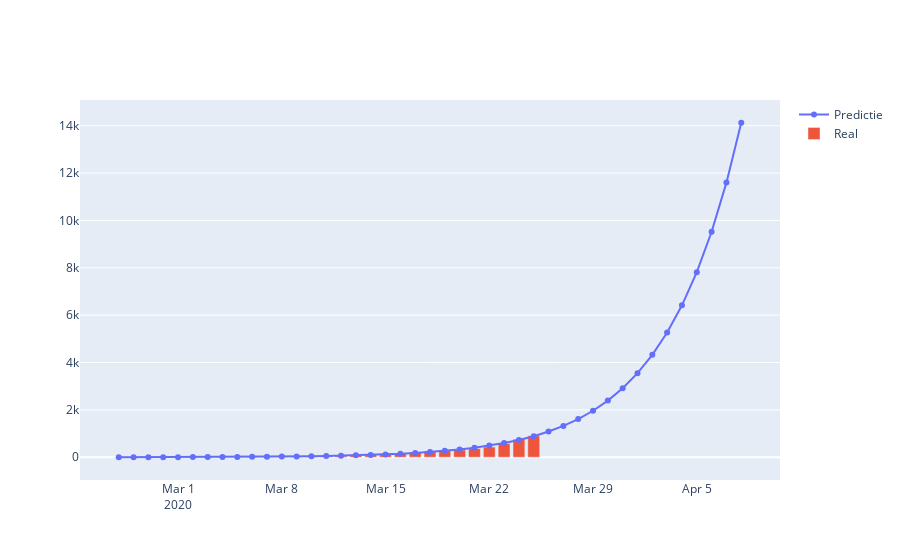

The cell this chart's notebook holds for it:
### Code cell
forward = 14
l = len(pacienti)
x = np.linspace(1, l, l)
y = list(i/10000 for i in pacienti["cumulat"])

popt, pcov = curve_fit(logistic, x, y, maxfev=10000)

yp = pacienti['cumulat']

x2 = np.linspace(1, l+forward, l+forward)
date = pd.date_range(start='26-02-2020', periods=l+forward)

fig = go.Figure(data=[
    go.Scatter(name='Predictie', x=date, y=10000*logistic(x2, *popt), mode='lines+markers'),
    go.Bar(name='Real', x=date, y=yp)
])
#fig.update_layout(title=title)

filename=None

if filename:
    py.iplot(fig, filename=filename)
else:
    fig.show()
